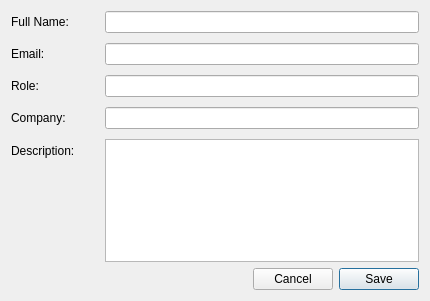
<?xml version="1.0" encoding="UTF-8"?>
<ui version="4.0">
 <class>Dialog</class>
 <widget class="QDialog" name="Dialog">
  <property name="geometry">
   <rect>
    <x>0</x>
    <y>0</y>
    <width>430</width>
    <height>301</height>
   </rect>
  </property>
  <property name="windowTitle">
   <string>Edit User Information</string>
  </property>
  <layout class="QVBoxLayout" name="verticalLayout">
   <item>
    <layout class="QFormLayout" name="formLayout">
     <property name="horizontalSpacing">
      <number>30</number>
     </property>
     <property name="verticalSpacing">
      <number>10</number>
     </property>
     <item row="0" column="0">
      <widget class="QLabel" name="fullNameLabel">
       <property name="text">
        <string>Full Name:</string>
       </property>
      </widget>
     </item>
     <item row="0" column="1">
      <widget class="QLineEdit" name="fullNameLineEdit"/>
     </item>
     <item row="1" column="0">
      <widget class="QLabel" name="emailLabel">
       <property name="text">
        <string>Email:</string>
       </property>
      </widget>
     </item>
     <item row="1" column="1">
      <widget class="QLineEdit" name="emailLineEdit"/>
     </item>
     <item row="2" column="0">
      <widget class="QLabel" name="roleLabel">
       <property name="text">
        <string>Role:</string>
       </property>
      </widget>
     </item>
     <item row="2" column="1">
      <widget class="QLineEdit" name="roleLineEdit"/>
     </item>
     <item row="3" column="0">
      <widget class="QLabel" name="companyLabel">
       <property name="text">
        <string>Company:</string>
       </property>
      </widget>
     </item>
     <item row="3" column="1">
      <widget class="QLineEdit" name="companyLineEdit"/>
     </item>
     <item row="4" column="0">
      <widget class="QLabel" name="descriptionLabel">
       <property name="text">
        <string>Description:</string>
       </property>
      </widget>
     </item>
     <item row="4" column="1">
      <widget class="QPlainTextEdit" name="descriptionLineEdit"/>
     </item>
    </layout>
   </item>
   <item alignment="Qt::AlignLeft">
    <widget class="QDialogButtonBox" name="buttonInfo">
     <property name="cursor">
      <cursorShape>PointingHandCursor</cursorShape>
     </property>
     <property name="layoutDirection">
      <enum>Qt::RightToLeft</enum>
     </property>
     <property name="orientation">
      <enum>Qt::Horizontal</enum>
     </property>
     <property name="standardButtons">
      <set>QDialogButtonBox::Cancel|QDialogButtonBox::Save</set>
     </property>
     <property name="centerButtons">
      <bool>false</bool>
     </property>
    </widget>
   </item>
  </layout>
 </widget>
 <resources/>
 <connections>
  <connection>
   <sender>buttonInfo</sender>
   <signal>rejected()</signal>
   <receiver>Dialog</receiver>
   <slot>reject()</slot>
   <hints>
    <hint type="sourcelabel">
     <x>418</x>
     <y>282</y>
    </hint>
    <hint type="destinationlabel">
     <x>286</x>
     <y>274</y>
    </hint>
   </hints>
  </connection>
  <connection>
   <sender>buttonInfo</sender>
   <signal>accepted()</signal>
   <receiver>Dialog</receiver>
   <slot>accept()</slot>
   <hints>
    <hint type="sourcelabel">
     <x>397</x>
     <y>278</y>
    </hint>
    <hint type="destinationlabel">
     <x>170</x>
     <y>282</y>
    </hint>
   </hints>
  </connection>
 </connections>
</ui>
